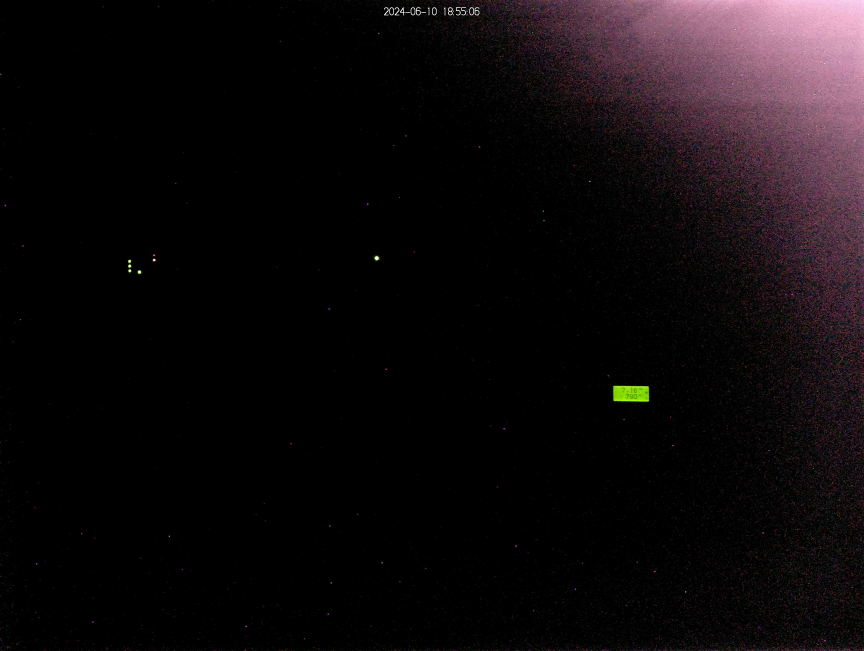
#> input picture data/20240610_185506.jpg, 2592 x 1952 px (shown at 1/3 size)
$ python -i lcd_detector.py   (imports and definitions only)
#> lines starting #> are read from the running program, lines starting #| are printed output that depends on the picture; after the words box and inside, x2 and y2 are one past the last pixel; in counts of white or black regions, pixels touching at a corner belong together
# Copyright (c) 2026 Lukas Silberbauer. All rights reserved.

from __future__ import annotations

import logging
from typing import Any

import cv2
import numpy as np

logger = logging.getLogger(__name__)

# Digit grid defaults — can be overridden from config["lcd"]["digits"]
_DEFAULT_DIGIT_ORIGIN = (23, 3)
_DEFAULT_DIGIT_SIZE = (12, 18)
_DEFAULT_NUM_COLS = 4
_DEFAULT_NUM_ROWS = 2


# [40 lines left out: functions order_points, four_point_transform, not called in this run]


def detect_and_unwarp(image: np.ndarray) -> tuple[np.ndarray, np.ndarray]:
    """Detect the LCD quadrilateral in a grayscale crop and return the perspective-corrected image.

    Uses Otsu binarisation followed by contour detection and polygon approximation
    at multiple epsilon values to reliably find the four LCD corners. Corner positions
    are then refined to sub-pixel accuracy via Canny edges + cornerSubPix.

    Args:
        image: Grayscale image already cropped to the approximate LCD region.

    Returns:
        Tuple of (unwarped_image, quad) where:
            - unwarped_image is the perspective-corrected grayscale LCD image.
            - quad is an (4, 2) float32 array of the detected corner positions
              in the input image (TL, TR, BR, BL order after ordering).

    Raises:
        RuntimeError: If no quadrilateral can be detected. Check image quality
            and config["lcd"]["rectangle_origin/size"].
    """
    blurred = cv2.GaussianBlur(image, (5, 5), 0)
    _, thresh = cv2.threshold(blurred, 0, 255, cv2.THRESH_BINARY + cv2.THRESH_OTSU)

    min_area = image.shape[0] * image.shape[1] * 0.2
    contours, _ = cv2.findContours(thresh, cv2.RETR_EXTERNAL, cv2.CHAIN_APPROX_SIMPLE)
    contours = sorted(contours, key=cv2.contourArea, reverse=True)

    quad = None
    for contour in contours:
        if cv2.contourArea(contour) < min_area:
            continue
        perimeter = cv2.arcLength(contour, True)
        for eps in [0.02, 0.03, 0.05, 0.08]:
            approx = cv2.approxPolyDP(contour, eps * perimeter, True)
            if len(approx) == 4:
                quad = approx.reshape(4, 2).astype("float32")
                break
        if quad is not None:
            break

    if quad is None:
        raise RuntimeError(
            "LCD quadrilateral not detected. "
            "Check image quality and config['lcd']['rectangle_origin/size']."
        )

    # Refine corners to sub-pixel accuracy using the Canny edge image
    edges = cv2.Canny(blurred, 50, 150)
    criteria = (cv2.TERM_CRITERIA_EPS + cv2.TERM_CRITERIA_MAX_ITER, 100, 0.001)
    quad = cv2.cornerSubPix(edges, quad, winSize=(5, 5), zeroZone=(-1, -1), criteria=criteria)

    unwarped = four_point_transform(image, quad)
    ordered_quad = order_points(quad)
    logger.debug("LCD quad detected: %s", ordered_quad.tolist())
    return unwarped, ordered_quad


# [44 lines left out: function extract_digit_rois, not called in this run]

>>> import cv2
>>> picture = cv2.imread('../../data/20240610_185506.jpg', cv2.IMREAD_GRAYSCALE)
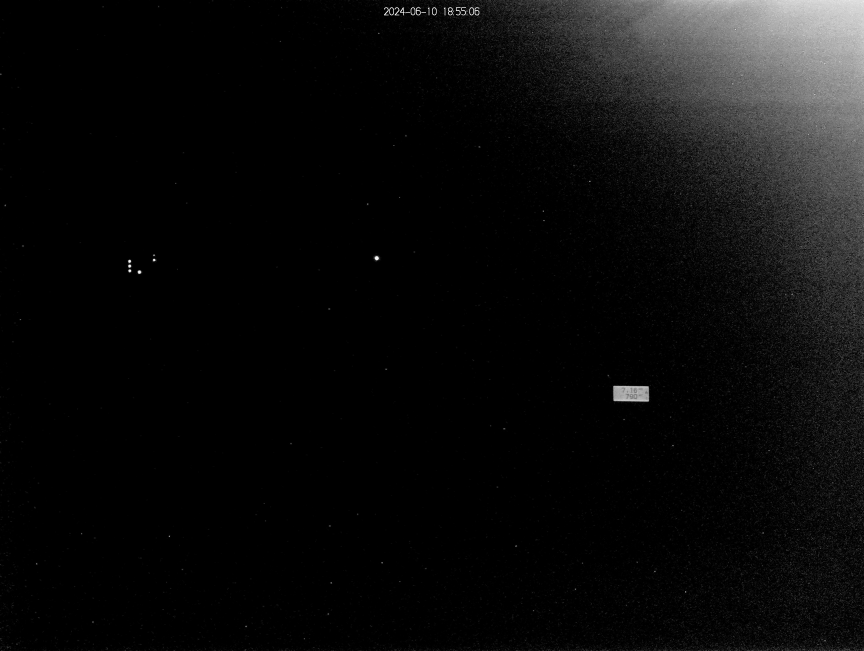
#> picture: shape (1952, 2592) (shown at 1/3 size); min 0, max 255, mean 12.2
>>> result = detect_and_unwarp(picture)
#> in detect_and_unwarp, `_, thresh = cv2.threshold(blurred, 0, 255, cv2.THRESH_BINARY + cv2.THR..`:
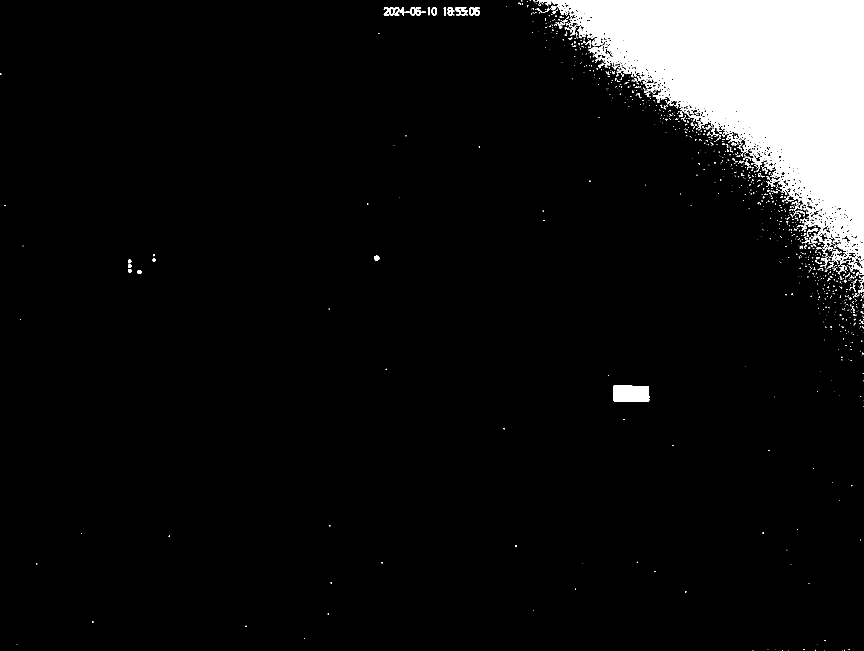
#> thresh: shape (1952, 2592) (shown at 1/3 size); 7.4% white; 1185 white regions (997 under 20 px)
#> in detect_and_unwarp, `contours, _ = cv2.findContours(thresh, cv2.RETR_EXTERNAL, cv2.CHAIN_AP..`: contours = 1180 contours, 1080 with area under 20; largest, box (x1, y1, x2, y2) and area: (1616, 0, 2592, 801) 356402, (1839, 1157, 1948, 1206) 4967, (1769, 137, 1833, 204) 1186, (1199, 21, 1278, 47) 843, (1151, 21, 1199, 47) 630
#> (the run stopped early here; a loop or call above may not have finished)
